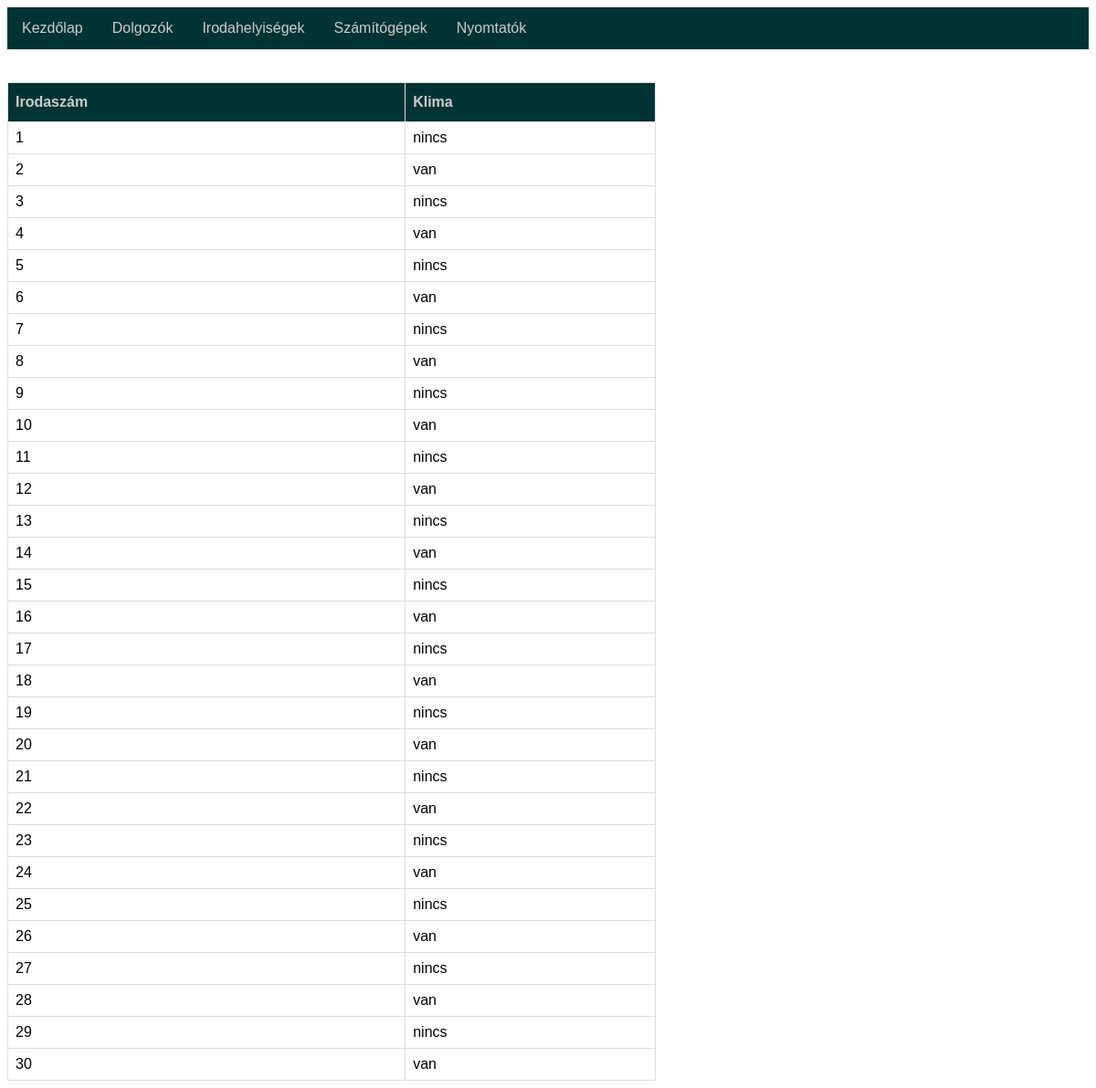
The page /helyiseg_ki.php on the database its author committed.
### helyiseg_ki.php (the view, shortened to what this page needs)
<?php
	$conn = mysqli_connect('localhost', 'root', '') or die ("Hibás csatlakozás!");
	if( mysqli_select_db($conn, 'munkahely')){
		$sql = 'SELECT * FROM  helyiség';
		$res = mysqli_query($conn, $sql) or die ('Hibás utasitás!');
	} else {
		die("Nem sikerünt a csatlakozás!");
	}
?>
<!DOCTYPE html>
<html>
<head>
</head>
<body>
<ul class="nav">
			<li><a href="index.php">Kezdőlap</a></li>
			<li><a href="dolgozo_ki.php">Dolgozók</a></li>
			<li><a href="helyiseg_ki.php">Irodahelyiségek</a></li>
			<li><a href="szamitogep_ki.php">Számítógépek</a></li>
			<li><a href="nyomtato_ki.php">Nyomtatók</a></li>
	</ul>
	<br><br>
<table id="table">
		<tr>
			<th>Irodaszám</th>
			<th>Klima</th>
		</tr>
		<?php
		while ( ($current_row = mysqli_fetch_assoc($res))!= null) {
			?>
        <tr>
        	<td><?php echo $current_row["irodaszam"]; ?></td>
        	<td><?php echo $current_row["klima"]; ?></td>
        </tr>
    <?php
		}
	?>
    </table>
</body>
</html>

### helyiseg_ki.php (style rules this page uses)
#table { font-family: Arial, Helvetica, sans-serif; border-collapse: collapse; width: 60%; }
#table td, #table th { border: 1px solid #ddd; padding: 8px; }
#table th { padding-top: 12px; padding-bottom: 12px; text-align: left; background-color: #003333; color: #cccccc; }
ul { list-style-type: none; margin: 0; padding:0; overflow: hidden; background-color: #003333; }
li { float: left; }
li a { font-family: Arial, Helvetica, sans-serif; display: block; color: #cccccc; text-align: center; padding: 14px 16px; text-decoration: none; }

### rows shown on the page
helyiség: irodaszam "1", klima "nincs"
helyiség: irodaszam "2", klima "van"
helyiség: irodaszam "3", klima "nincs"
helyiség: irodaszam "4", klima "van"
helyiség: irodaszam "5", klima "nincs"
helyiség: irodaszam "6", klima "van"
helyiség: irodaszam "7", klima "nincs"
helyiség: irodaszam "8", klima "van"
helyiség: irodaszam "9", klima "nincs"
helyiség: irodaszam "10", klima "van"
helyiség: irodaszam "11", klima "nincs"
helyiség: irodaszam "12", klima "van"
helyiség: irodaszam "13", klima "nincs"
helyiség: irodaszam "14", klima "van"
helyiség: irodaszam "15", klima "nincs"
helyiség: irodaszam "16", klima "van"
helyiség: irodaszam "17", klima "nincs"
helyiség: irodaszam "18", klima "van"
helyiség: irodaszam "19", klima "nincs"
helyiség: irodaszam "20", klima "van"
helyiség: irodaszam "21", klima "nincs"
helyiség: irodaszam "22", klima "van"
helyiség: irodaszam "23", klima "nincs"
helyiség: irodaszam "24", klima "van"
helyiség: irodaszam "25", klima "nincs"
helyiség: irodaszam "26", klima "van"
helyiség: irodaszam "27", klima "nincs"
helyiség: irodaszam "28", klima "van"
helyiség: irodaszam "29", klima "nincs"
helyiség: irodaszam "30", klima "van"
